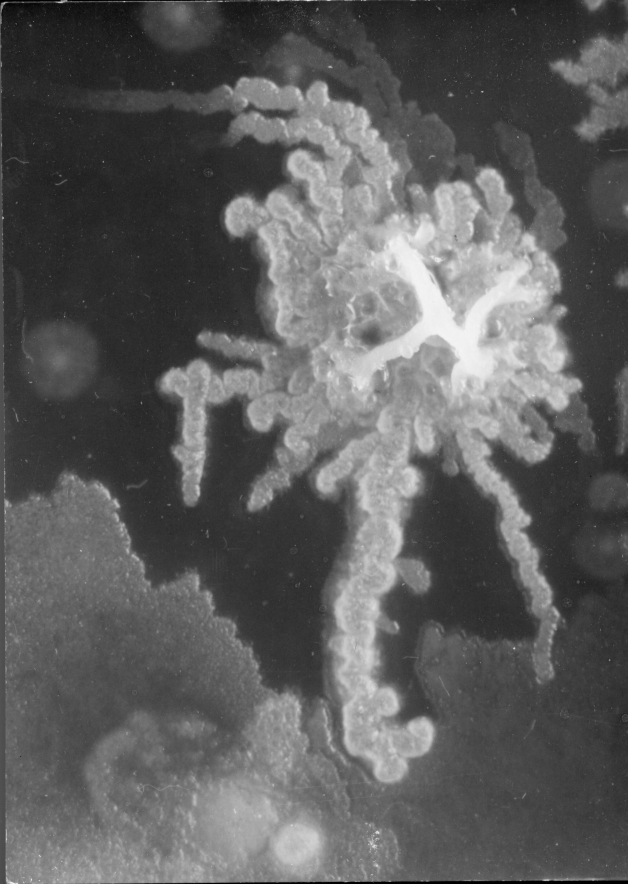
#> input picture img/1 Colonia Bacteriana.jpg, 1255 x 1768 px, found by its file name (shown at 1/2 size)
$ jupyter execute 'Pràctica_14_2_Processat_i_anàlisi_imatge_biomèdica.ipynb'   (shell and % lines are left out)
#> lines starting #> are read from the running program, lines starting #| are printed output that depends on the picture; after the words box and inside, x2 and y2 are one past the last pixel; in counts of white or black regions, pixels touching at a corner belong together; long printed decimals are rounded
<a href="https://colab.research.google.com/github/jmcarbo/medicalimages/blob/main/Pr%C3%A0ctica_14_2_Processat_i_an%C3%A0lisi_imatge_biom%C3%A8dica.ipynb" target="_parent"></a>

# Pràctica 14-2 - Processat i anàlisi imatge biomèdica

[cell 1]
# Descarreguem imatges

## Processat

### Exercici 1: afegir color a una imatge

[cell 2]
# Importem biblioteques que necessitem

import numpy as np
import matplotlib.pyplot as plt
import cv2
import math
from google.colab.patches import cv2_imshow
import imutils

im=cv2.imread("/content/medicalimages/img/1 Colonia Bacteriana.jpg")
#> im is the input picture: shape (1768, 1255, 3); min 0, max 248, mean 92.9
# Fem l'imatge més petita
im2=cv2.resize(im, (int(im.shape[1]/3),int(im.shape[0]/3)))
# La reorientem
im3 = imutils.rotate_bound(im2, 90)
# La mostrem
cv2_imshow(im3)

im_color = cv2.applyColorMap(im3, cv2.COLORMAP_AUTUMN)
cv2_imshow(im_color)

## Anàlisi

### Exercici 2: angle coxofemoral

[cell 3]
import numpy as np
import matplotlib.pyplot as plt
import cv2
import math
from google.colab.patches import cv2_imshow

im=cv2.imread("/content/medicalimages/img/2 x-ray-normal-pelvis-acetabulum-head-femur-7931925.jpg")
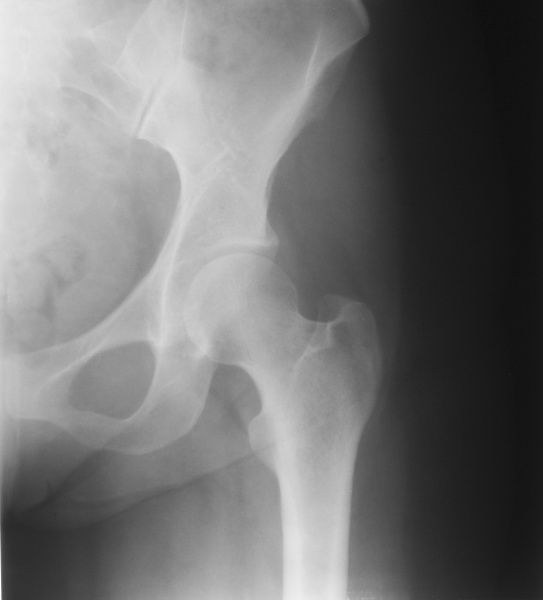
#> input picture img/2 x-ray-normal-pelvis-acetabulum-head-femur-7931925.jpg, 543 x 600 px, found by its file name
#> im is the input picture: shape (600, 543, 3); min 15, max 255, mean 115.7
cv2_imshow(im)
edges = cv2.Canny(im, 20, 50)
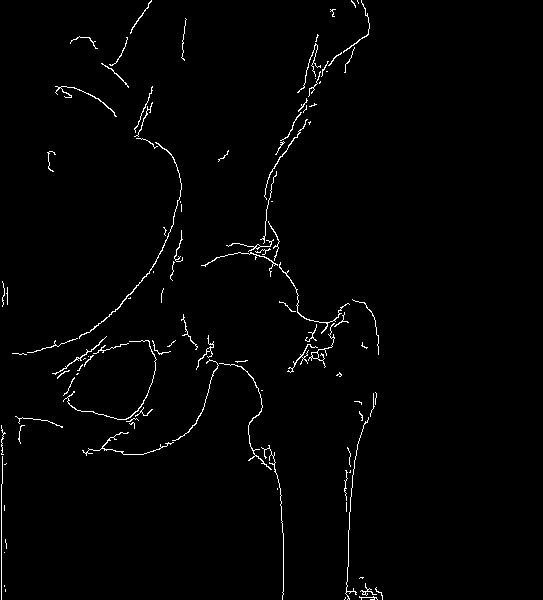
#> edges: shape (600, 543); 1.5% white in thin lines or dots, all inside (x1, y1, x2, y2) = (1, 0, 383, 600)
cv2_imshow(edges)

#lines = cv2.HoughLinesP(edges,1,np.pi/180,60,minLineLength=10,maxLineGap=3)
lines = cv2.HoughLines(edges,1,np.pi/270,80)
#> lines = [[1, 0], [7, 0.0116], [-257, 3.1], [367, 0.0349], [-263, 3.11], [317, 0.5]]
# Draw the lines
if lines is not None:
    for i in range(0, len(lines)):
          rho = lines[i][0][0]
          theta = lines[i][0][1]
          a = math.cos(theta)
          b = math.sin(theta)
          x0 = a * rho
          y0 = b * rho
          pt1 = (int(x0 + 1000*(-b)), int(y0 + 1000*(a)))
          pt2 = (int(x0 - 1000*(-b)), int(y0 - 1000*(a)))
          cv2.line(im, pt1, pt2, (0,0,255), 1, cv2.LINE_AA)
          print(math.atan2(pt1[1]-pt2[1],pt1[0]-pt2[0])*180/np.pi)
#> this loop made 6 passes
#> (rho, theta, a, b, x0, y0, pt1, pt2) on passes 1 to 6: (1, 0, 1, 0, 1, 0, (1, 1000), (1, -1000)), (7, 0.0116, 1, 0.0116, 7, 0.0814, (-4, 1000), (18, -999)), (-257, 3.1, -0.999, 0.0465, 256.7, -11.96, (210, -1010), (303, 986)), (367, 0.0349, 0.999, 0.0349, 366.8, 12.81, (331, 1012), (401, -986)), (-263, 3.11, -0.999, 0.0349, 262.8, -9.18, (227, -1008), (297, 990)), (317, 0.5, 0.877, 0.48, 278.1, 152.1, (-201, 1029), (757, -725))
#| 90.0
#| 90.631
#| -92.668
#| 92.007
#| -92.007
#| 118.642
#> im: shape (600, 543, 3); 2.91% of pixels changed, all inside (x1, y1, x2, y2) = (0, 0, 368, 600)

cv2_imshow(im)
"""
circles = cv2.HoughCircles(edges,cv2.HOUGH_GRADIENT,1,30,
                            param1=90,param2=30,minRadius=0,maxRadius=0)
circles = np.uint16(np.around(circles))
for i in circles[0,:]:
    # draw the outer circle
    cv2.circle(im,(i[0],i[1]),i[2],(0,255,0),2)
    # draw the center of the circle
    cv2.circle(im,(i[0],i[1]),2,(0,0,255),3)

"""

### Exercici 3: contatge i qüantificació

[cell 4]
import numpy as np
import matplotlib.pyplot as plt
import cv2
from google.colab.patches import cv2_imshow


im = cv2.imread("/content/medicalimages/img/3 embryos.jpg")
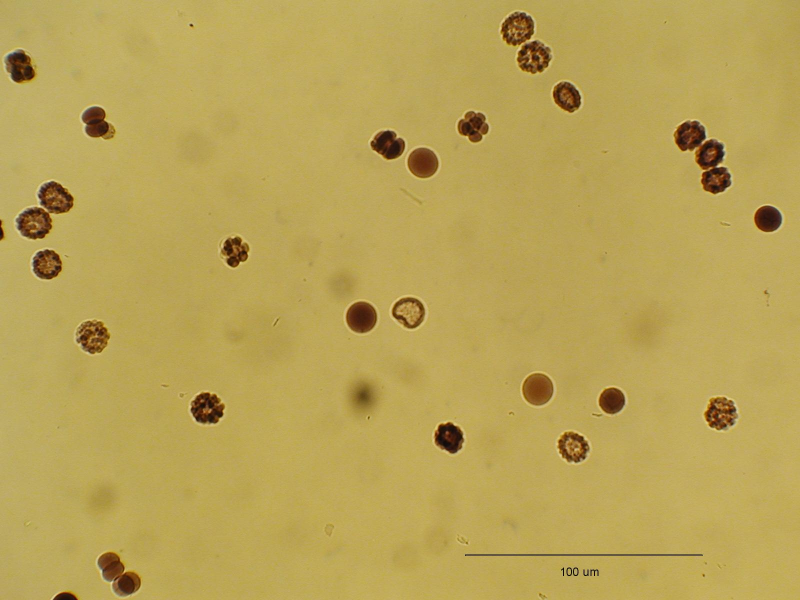
#> input picture img/3 embryos.jpg, 1600 x 1200 px, found by its file name (shown at 1/2 size)
#> im is the input picture: shape (1200, 1600, 3); mean B, G, R 86.9, 163.3, 185.3
imgray = cv2.cvtColor(im, cv2.COLOR_BGR2GRAY)
ret, thresh = cv2.threshold(imgray, 127, 255, 0)
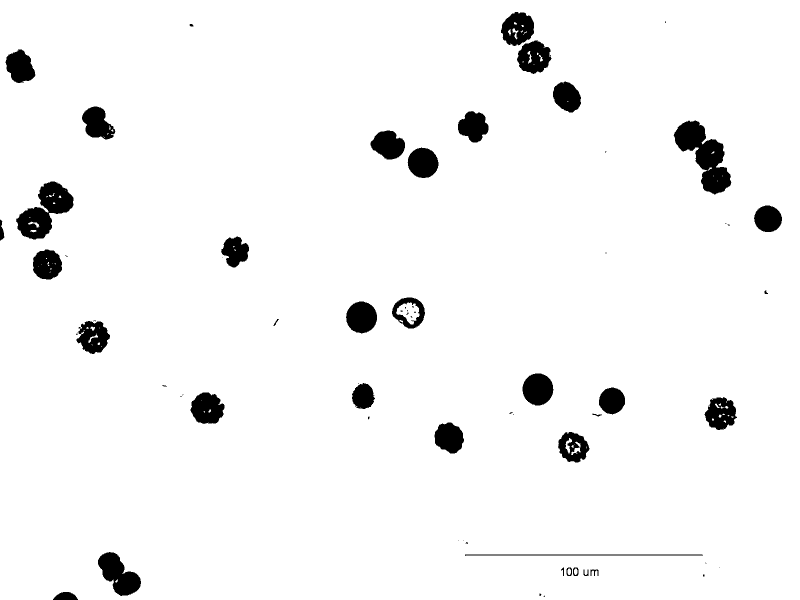
#> thresh: shape (1200, 1600) (shown at 1/2 size); 96% white; 67 black regions (31 under 20 px)
cv2_imshow(thresh)
contours, hierarchy = cv2.findContours(thresh, cv2.RETR_TREE, cv2.CHAIN_APPROX_SIMPLE)
#> contours = 148 contours, 95 with area under 20; largest, box (x1, y1, x2, y2) and area: (0, 0, 1600, 1200) 1916380, (1346, 240, 1464, 390) 8264, (31, 362, 148, 480) 6980, (195, 1103, 283, 1193) 4342, (1001, 23, 1069, 93) 3442


cv2.drawContours(im, contours, -1, (0,255,0), 3)
#> im: shape (1200, 1600, 3); 2.84% of pixels changed, all inside (x1, y1, x2, y2) = (0, 0, 1600, 1200)
cv2_imshow(im)

for c in contours:
    # Moments
    M = cv2.moments(c)
    # Area of contour
    area = M["m00"]

    if area <= 300.0:
      continue
    # Centroid of contour
    cX = int(M["m10"] / M["m00"])
    cY = int(M["m01"] / M["m00"])

    # Perimeter
    perimeter = cv2.arcLength(c, True)

    print("Àrea: ", f'{area}')
    print("Perímetre: ", f'{perimeter}')

    epsilon = 0.02 * perimeter
    approx = cv2.approxPolyDP(c, epsilon, True)
    print(f'{approx}')

    # Create blank image
    blank_image = np.zeros(imgray.shape, np.uint8)

    # Draw contour in the mask
    cv2.drawContours(blank_image, [approx], -1, (255, 255, 255), -1)

    # Create a mask to select pixels inside the figure
    mask_contour = blank_image == 255

    # Calculate the intensity from the grayscale image
    # filtering out the pixels where in the blank_image their value is not 255
    intensity = np.mean(imgray[mask_contour])
    print(f'{intensity}')

    cv2_imshow(blank_image)
#> this loop made 148 passes
#> area on passes 3, 5, 6, 7, 8, 9, 10, 11, 25, 26, 28, 30: 20, 146.5, 94.5, 194, 59, 193, 60, 66, 132, 139, 20.5, 67
#> (area, cX, cY, perimeter, epsilon, intensity) on passes 16, 21, 27, 32, 47, 51: (4342.5, 237, 1148, 317.5, 6.35, 73.09), (2871, 1146, 893, 230.8, 4.62, 95.57), (2794, 898, 875, 207.8, 4.16, 49.27), (3182, 1441, 826, 262.6, 5.25, 90.56), (3310.5, 414, 816, 249, 4.98, 62.7), (2221, 1223, 801, 177.3, 3.55, 65.87)
#> (printed output is left out)
#> blank_image: shape (1200, 1600); 0.18% white; 1 white region, box (x1, y1, x2, y2) and area: (1003, 24, 1069, 92) 3385

### Exercici 4: Gel electroforesis

[cell 5]
import numpy as np
import matplotlib.pyplot as plt
import cv2
from google.colab.patches import cv2_imshow


im = cv2.imread("/content/medicalimages/img/4 gel.jpg")
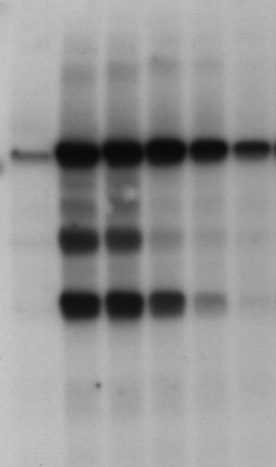
#> input picture img/4 gel.jpg, 276 x 467 px, found by its file name
#> im is the input picture: shape (467, 276, 3); min 10, max 200, mean 150.5
imgray = cv2.cvtColor(im, cv2.COLOR_BGR2GRAY)
#> imgray: shape (467, 276)
ret, thresh = cv2.threshold(imgray, 100, 255, 0)
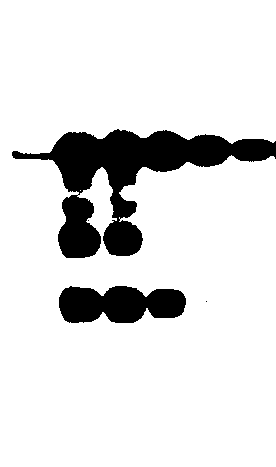
#> thresh: shape (467, 276); 88% white; 4 black regions (2 under 20 px)
cv2_imshow(thresh)
contours, hierarchy = cv2.findContours(thresh, cv2.RETR_TREE, cv2.CHAIN_APPROX_SIMPLE)
#> contours = 6 contours, 3 with area under 20; largest, box (x1, y1, x2, y2) and area: (0, 0, 276, 467) 118012, (58, 285, 187, 324) 3844, (57, 194, 102, 259) 2074


cv2.drawContours(im, contours, -1, (0,255,0), 3)
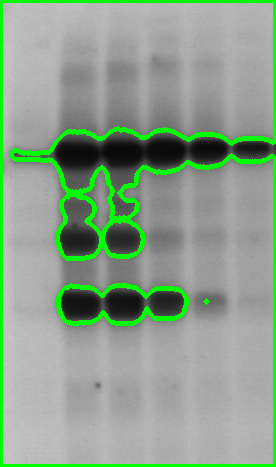
#> im: shape (467, 276, 3); 8.19% of pixels changed, all inside (x1, y1, x2, y2) = (0, 0, 276, 467)
cv2_imshow(im)

for c in contours:
    # Moments
    M = cv2.moments(c)
    # Area of contour
    area = M["m00"]

    if area <= 10.0:
      continue
    # Centroid of contour
    cX = int(M["m10"] / M["m00"])
    cY = int(M["m01"] / M["m00"])

    # Perimeter
    perimeter = cv2.arcLength(c, True)

    print(f'{area}')
    print(f'{perimeter}')

    epsilon = 0.02 * perimeter
    approx = cv2.approxPolyDP(c, epsilon, True)
    print(f'{approx}')

    # Create blank image
    blank_image = np.zeros(imgray.shape, np.uint8)

    # Draw contour in the mask
    cv2.drawContours(blank_image, [approx], -1, (255, 255, 255), -1)

    # Create a mask to select pixels inside the figure
    mask_contour = blank_image == 255

    # Calculate the intensity from the grayscale image
    # filtering out the pixels where in the blank_image their value is not 255
    intensity = np.mean(imgray[mask_contour])
    print(f'{intensity}')

    cv2_imshow(blank_image)
#> this loop made 6 passes
#> (area, cX, cY, perimeter, epsilon, intensity) on passes 2, 4, 6: (118012, 137, 238, 2383.7, 47.67, 154.5), (3844.5, 119, 303, 351.3, 7.03, 44.44), (2073.5, 77, 228, 206.8, 4.14, 68.14)
#> (printed output is left out)
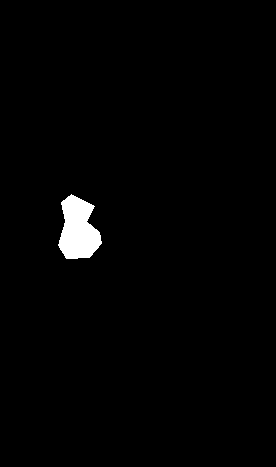
#> blank_image: shape (467, 276); 1.5% white; 1 white region, box (x1, y1, x2, y2) and area: (58, 194, 102, 259) 1942

### Exercici 5: Relació núcleo/citoplasma

[cell 6]
import numpy as np
import matplotlib.pyplot as plt
import cv2
from google.colab.patches import cv2_imshow


im = cv2.imread("/content/medicalimages/img/5 normoblast.jpg")
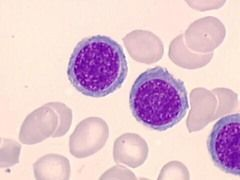
#> input picture img/5 normoblast.jpg, 240 x 180 px, found by its file name
#> im is the input picture: shape (180, 240, 3); mean B, G, R 207.6, 197.4, 227.7
imgray = cv2.cvtColor(im, cv2.COLOR_BGR2GRAY)
#> imgray: shape (180, 240)

edges = cv2.Canny(imgray, 80, 200)
#> edges: shape (180, 240); 8.6% white in thin lines or dots
cv2_imshow(edges)

#ret, thresh = cv2.threshold(edges, 100, 255, 0)
#cv2_imshow(thresh)
contours, hierarchy = cv2.findContours(thresh, cv2.RETR_LIST, cv2.CHAIN_APPROX_NONE)


cv2.drawContours(im, contours, -1, (0,255,0), 3)
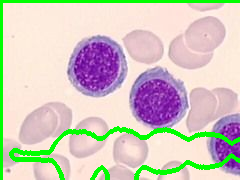
#> im: shape (180, 240, 3); 7.93% of pixels changed, all inside (x1, y1, x2, y2) = (0, 0, 240, 180)
cv2_imshow(im)
